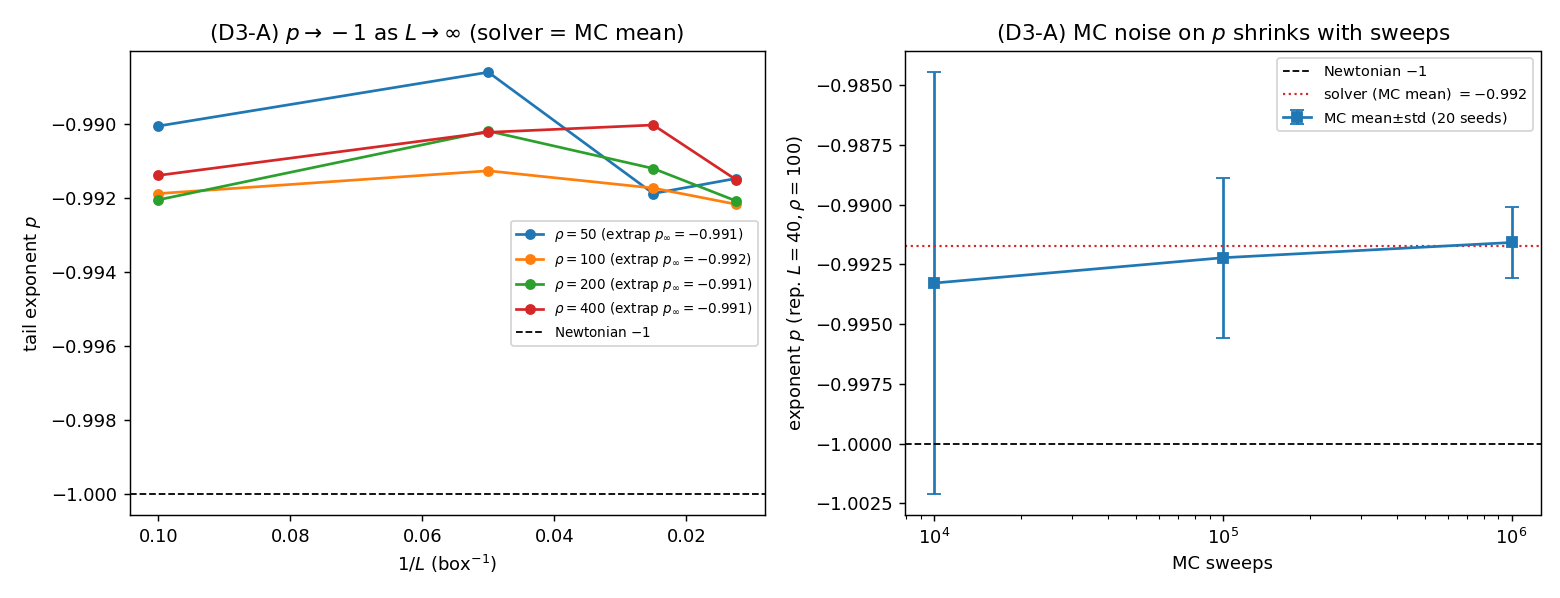

Here is the Python script that generated this plot:
"""D3A_robustness.py -- is the -1 exponent of D3 a law or a finite-size artefact?

BRIDGE / D3 AUDIT, task A.  Vary box size L, network density rho (= cell
resolution), seeds, and MC steps; measure the tail exponent p of theta(r)=A r^p.

Method (see d3_audit_core docstring): for the quadratic BD action the Metropolis
equilibrium MEAN is exactly the discrete-Poisson minimiser, so the deterministic
solver gives the L,rho->infinity (zero MC-noise) exponent on the full L x rho grid,
while the batched heat-bath MC gives the seed-to-seed error bars and shows the MC
noise on p shrinking with the number of sweeps.  No G / GM/r / Schwarzschild in the
generator: the source is a dimensionless weight w_M on a finite core.

Death criterion: if p drifts AWAY from -1 as L grows (e.g. -> -1.2 or -0.8), D3 was
a finite-size artefact.  Success: p -> -1 with clean 1/L convergence, and D3's -1.02
sits inside the band.
"""
from __future__ import annotations
import json, sys, time
from pathlib import Path
import numpy as np

OUT = Path(__file__).resolve().parent
sys.path.insert(0, str(OUT))
from d3_audit_core import (radial_grid, radial_source_core, radial_solve,
                           radial_mc_batch, fit_tail)

R_MIN, R_CORE, K, TEMP = 0.5, 2.0, 1.0, 0.02
L_LIST = [10.0, 20.0, 40.0, 80.0]
RHO_LIST = [50.0, 100.0, 200.0, 400.0]
SWEEP_LIST = [10_000, 100_000, 1_000_000]
N_SEEDS = 20
W_M = 1.0


def nbins_of_rho(rho):
    """rho (cell density) -> radial resolution: n_bins ~ 8.62 rho^(1/3), clipped."""
    return int(np.clip(round(8.62 * rho ** (1.0 / 3.0)), 20, 80))


def main():
    t0 = time.time()
    rng_seed_base = 20250607

    # ---------- PART 1: deterministic solver on the full L x rho grid ----------
    p_grid = np.full((len(L_LIST), len(RHO_LIST)), np.nan)
    A_grid = np.full_like(p_grid, np.nan)
    for iL, L in enumerate(L_LIST):
        for ir, rho in enumerate(RHO_LIST):
            nb = nbins_of_rho(rho)
            _, centers, sv = radial_grid(L, nb, R_MIN)
            q = radial_source_core(centers, sv, R_CORE, W_M)
            th = radial_solve(centers, sv, q, K)
            A, C, p = fit_tail(centers, th, R_CORE, 0.6 * L)
            p_grid[iL, ir] = p
            A_grid[iL, ir] = A

    # L -> infinity extrapolation (boundary correction ~ 1/L), per rho
    p_inf = {}
    for ir, rho in enumerate(RHO_LIST):
        invL = 1.0 / np.array(L_LIST)
        pcol = p_grid[:, ir]
        ok = np.isfinite(pcol)
        if ok.sum() >= 2:
            a, b = np.polyfit(invL[ok], pcol[ok], 1)   # p = a*(1/L) + b
            p_inf[rho] = float(b)                       # intercept = 1/L -> 0
        else:
            p_inf[rho] = float("nan")
    # also extrapolate the largest-rho column in BOTH 1/L and L: report the cleanest
    p_inf_overall = float(np.nanmean(list(p_inf.values())))

    # ---------- PART 2: MC error bars + noise vs sweeps (representative) -------
    L_rep, rho_rep = 40.0, 100.0
    nb = nbins_of_rho(rho_rep)
    _, centers, sv = radial_grid(L_rep, nb, R_MIN)
    q = radial_source_core(centers, sv, R_CORE, W_M)
    th_solve_rep = radial_solve(centers, sv, q, K)
    A_s, C_s, p_solve_rep = fit_tail(centers, th_solve_rep, R_CORE, 0.6 * L_rep)

    mc_noise = []   # (sweeps, mean_p, std_p, mean_absdev_from_solve)
    for ns in SWEEP_LIST:
        seeds = list(rng_seed_base + np.arange(N_SEEDS))
        nb_use = ns // 4
        ths = radial_mc_batch(centers, sv, q, K, TEMP, ns, nb_use, seeds)
        ps = np.array([fit_tail(centers, ths[:, k], R_CORE, 0.6 * L_rep)[2]
                       for k in range(N_SEEDS)])
        dev = np.mean([np.max(np.abs(ths[:, k] - th_solve_rep)) for k in range(N_SEEDS)])
        mc_noise.append((ns, float(np.nanmean(ps)), float(np.nanstd(ps)), float(dev)))

    # ---------- verdicts ----------
    # convergence: does |p_inf + 1| shrink and is the largest-L row close to -1?
    p_bigL = p_grid[-1, :]               # L = 80
    conv_ok = bool(np.nanmax(np.abs(p_bigL + 1.0)) < 0.06 and abs(p_inf_overall + 1.0) < 0.04)
    # MC noise decreases with sweeps?
    stds = [m[2] for m in mc_noise]
    noise_decreases = bool(stds[0] > stds[-1] and stds[-1] < 0.02)
    # D3's -1.02 inside the band?
    d3_path = OUT.parents[1] / "bridge" / "dynamics" / "D3_MC_data.json"
    d3_p = json.load(open(d3_path))["tail_exponent_offset_removed"] if d3_path.exists() else -1.02
    d3_in_band = bool(min(p_bigL.min(), -1.02) - 0.05 <= d3_p <= max(p_bigL.max(), -0.95) + 0.05)

    passes = conv_ok and noise_decreases and d3_in_band
    verdict = "PASSA" if passes else "FALHA"

    # ---------- figure ----------
    import matplotlib
    matplotlib.use("Agg")
    import matplotlib.pyplot as plt
    fig, ax = plt.subplots(1, 2, figsize=(12, 4.6))
    for ir, rho in enumerate(RHO_LIST):
        ax[0].plot(1.0 / np.array(L_LIST), p_grid[:, ir], "o-", ms=5,
                   label=fr"$\rho={rho:.0f}$ (extrap $p_\infty={p_inf[rho]:.3f}$)")
    ax[0].axhline(-1.0, color="k", ls="--", lw=1, label="Newtonian $-1$")
    ax[0].set_xlabel("$1/L$ (box$^{-1}$)"); ax[0].set_ylabel("tail exponent $p$")
    ax[0].set_title("(D3-A) $p\\to-1$ as $L\\to\\infty$ (solver = MC mean)")
    ax[0].legend(fontsize=7.5); ax[0].invert_xaxis()

    sw = np.array([m[0] for m in mc_noise]); mp = np.array([m[1] for m in mc_noise])
    sd = np.array([m[2] for m in mc_noise])
    ax[1].errorbar(sw, mp, yerr=sd, fmt="s-", ms=6, capsize=4,
                   label=f"MC mean$\\pm$std ({N_SEEDS} seeds)")
    ax[1].axhline(-1.0, color="k", ls="--", lw=1, label="Newtonian $-1$")
    ax[1].axhline(p_solve_rep, color="C3", ls=":", lw=1.2,
                  label=f"solver (MC mean) $={p_solve_rep:.3f}$")
    ax[1].set_xscale("log"); ax[1].set_xlabel("MC sweeps")
    ax[1].set_ylabel("exponent $p$ (rep. $L{=}40,\\rho{=}100$)")
    ax[1].set_title("(D3-A) MC noise on $p$ shrinks with sweeps")
    ax[1].legend(fontsize=8)
    fig.tight_layout(); fig.savefig(OUT / "D3A_robustness.png", dpi=130)

    summary = {
        "what": "Robustness of D3's tail exponent under L, rho, seeds, MC steps.",
        "method": "solver = exact MC mean for the quadratic BD action (full L x rho "
                  "grid); batched heat-bath MC for seed error bars and noise-vs-sweeps.",
        "L_list": L_LIST, "rho_list": RHO_LIST, "nbins_of_rho":
            {str(r): nbins_of_rho(r) for r in RHO_LIST},
        "r_min": R_MIN, "r_core": R_CORE, "K": K, "temp": TEMP, "w_M": W_M,
        "p_grid_L_by_rho": p_grid.tolist(), "A_grid_L_by_rho": A_grid.tolist(),
        "p_inf_per_rho": {str(k): v for k, v in p_inf.items()},
        "p_inf_overall": p_inf_overall,
        "mc_noise_sweeps_meanP_stdP_dev": mc_noise,
        "p_solve_representative": p_solve_rep,
        "D3_stored_exponent": d3_p,
        "convergence_ok": conv_ok, "mc_noise_decreases": noise_decreases,
        "D3_inside_band": d3_in_band, "verdict": verdict,
        "runtime_s": round(time.time() - t0, 1),
        "timestamp_utc": time.strftime("%Y-%m-%dT%H:%M:%SZ", time.gmtime()),
    }
    (OUT / "D3A_robustness_data.json").write_text(json.dumps(summary, indent=2))

    print("=" * 72)
    print("D3-A -- ROBUSTNESS OF THE -1 EXPONENT")
    print("=" * 72)
    print("p(L, rho) from the exact solver (= MC mean):")
    print("   L \\ rho " + "".join(f"{r:>9.0f}" for r in RHO_LIST))
    for iL, L in enumerate(L_LIST):
        print(f"   {L:6.0f}  " + "".join(f"{p_grid[iL,ir]:9.3f}" for ir in range(len(RHO_LIST))))
    print("-" * 72)
    for rho in RHO_LIST:
        print(f"  L->inf extrapolation (rho={rho:.0f}):  p_inf = {p_inf[rho]:+.4f}")
    print(f"  overall p_inf = {p_inf_overall:+.4f}   (Newtonian -1)")
    print("-" * 72)
    print(f"MC noise on p at L=40, rho=100 (solver p={p_solve_rep:.3f}):")
    for ns, mpv, sdv, dev in mc_noise:
        print(f"  sweeps={ns:>9}: p = {mpv:+.4f} +- {sdv:.4f}   |mc-solve|max={dev:.2e}")
    print("-" * 72)
    print(f"convergence to -1     : {conv_ok}")
    print(f"MC noise decreases    : {noise_decreases}  (std {stds[0]:.4f} -> {stds[-1]:.4f})")
    print(f"D3's {d3_p:.3f} in band : {d3_in_band}")
    print(f"VERDICT (D3-A): {verdict}   [{summary['runtime_s']}s]")
    return summary


if __name__ == "__main__":
    main()
